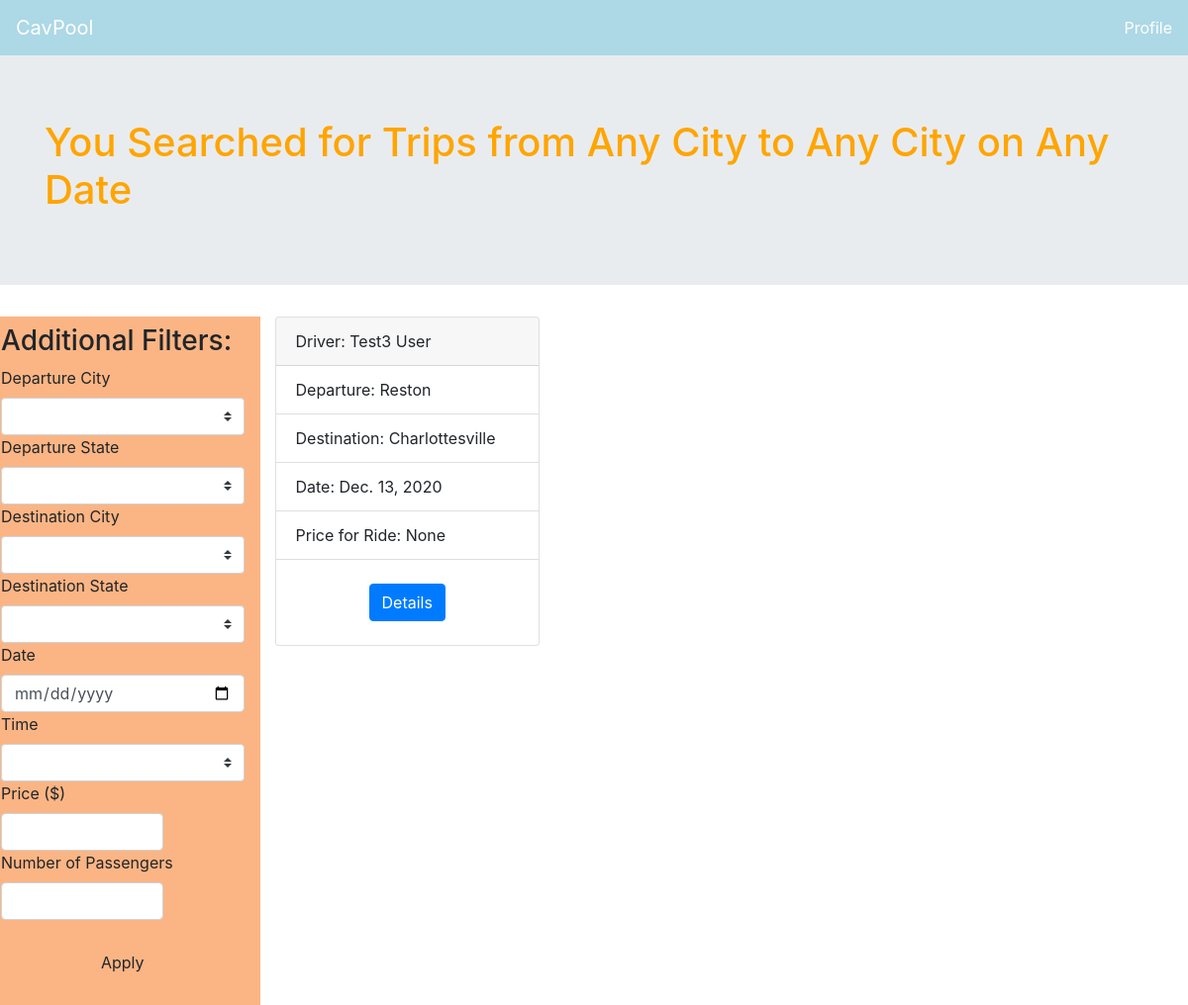
Screenshot of /search with the database file from the repository.
### Rideshare_app/models.py (models this page shows)
class Ride(models.Model):
    departure_location = models.CharField(max_length = 30)
    destination_location = models.CharField(max_length = 30)
    departure_state = models.CharField(max_length = 30, null = True, blank = True)
    destination_state = models.CharField(max_length = 30, null = True, blank = True)
    date = models.DateField()
    time = models.TimeField(blank = True, null = True)
    seats = models.IntegerField(null = True, blank = True, default=1, validators=[MinValueValidator(1)])
    price = models.IntegerField(null = True, blank = True, default=0, validators=[MinValueValidator(0)])
    driver = models.ForeignKey(Driver, null = True, on_delete = models.CASCADE)
    riders = models.ManyToManyField(Rider, blank = True)
    confirmed_riders = models.ManyToManyField(Rider, blank = True, related_name = "confirmed_riders")
    pending_riders = models.ManyToManyField(Rider, blank = True, related_name = "pending_riders")

class Driver(models.Model):
    first_name = models.CharField(max_length = 30)
    last_name = models.CharField(max_length = 30)
    email = models.CharField(max_length = 100)
    venmo = models.CharField(max_length = 30, blank = True, null = True)
    phone_number = models.CharField(max_length = 20, blank = True, null = True)
    car_make = models.CharField(max_length = 30, blank = True, null = True)
    car_model = models.CharField(max_length = 30, blank = True, null = True)
    def __str__(self):
        return self.first_name + " " + self.last_name;

### Rideshare_app/views.py (the view)
# urls.py: path('search', views.search, name='search'),
def search(request):
    rides_list = Ride.objects.all()
    if request.GET.get('filter_departure_city'):
        rides_list = rides_list.filter(departure_location__iexact = request.GET.get('filter_departure_city'))
    if request.GET.get('filter_destination_city'):
        rides_list = rides_list.filter(destination_location__iexact = request.GET.get('filter_destination_city'))
    if request.GET.get('filter_date'):
        rides_list = rides_list.filter(date__gte = request.GET.get('filter_date'))
    else:
        rides_list = rides_list.filter(date__gte = timezone.now())
    filter_time = request.GET.get('filter_time')
    if filter_time == "Morning":
        rides_list = rides_list.filter(time__gte = "00:00:00", time__lte = "11:59:59")
    if filter_time == "Afternoon":
        rides_list = rides_list.filter(time__gte = "12:00:00", time__lte = "16:59:59")
    if filter_time == "Evening":
        rides_list = rides_list.filter(time__gte = "17:00:00", time__lte = "23:59:59")
    if request.GET.get('filter_price'):
        rides_list = rides_list.filter(price__lte = request.GET.get('filter_price'))
    if request.GET.get('filter_seats'):
        rides_list = rides_list.filter(seats__gte = request.GET.get('filter_seats'))
    avail_to_cities = Ride.objects.all().values('destination_location').distinct()
    avail_from_cities = Ride.objects.all().values('departure_location').distinct()
    avail_to_states = Ride.objects.all().values('destination_state').distinct()
    avail_from_states = Ride.objects.all().values('departure_state').distinct()
    context = {"rides_list" : rides_list, "avail_to_cities" : avail_to_cities, "avail_from_cities" : avail_from_cities, "avail_to_states" : avail_to_states, "avail_from_states" : avail_from_states}
    return render(request, 'Rideshare_app/search.html', context)

### Rideshare_app/templates/Rideshare_app/search.html (shortened to what this page needs)
<html>
{% load bootstrap4 %}
{% bootstrap_css %}
<head>
</head>
<body>
<nav class="navbar navbar-dark" style="background-color: lightblue">
	<a class="navbar-brand" href = "{% url 'index' %}"> CavPool</a>
	<ul class="navbar-nav">
		<li class="nav-item active">
			<a class="nav-link" href="{% url 'profile' 4 %}">Profile</a>
		</li>
	</ul>
</nav>
<div class="jumbotron jumbotron-fluid" style="background-color: #e9ecef; color: orange;">
	<div class="container">
		<h1>You Searched for Trips from
			<span id="departure_city">Any City</span> to
			<span id="destination_city">Any City</span> on
			<span id="date">Any Date</span>
		</h1>
	</div>
</div>
<div class="row">
	<div class="col-sm-3 row">
		<nav class="navbar navbar-dark" style="background-color: #fbb584">
			<ul class="navbar-nav">
				<li class="nav-item">
					<form action="/search" method="get">
						<h3>Additional Filters:</h3>
						<label>Departure City</label>
							<select name="filter_departure_city" class="custom-select" id = "filter_departure_city">
								<option></option>
								{% for city in avail_from_cities %}
									<option value="{{city.departure_location}}">{{city.departure_location}}</option>
								{% endfor %}
							  </select>
						<label>Departure State</label>
							<select name="filter_departure_state" class="custom-select" id = "filter_departure_state">
								<option></option>
								{% for state in avail_from_states %}
									<option value="{{state.departure_state}}">{{state.departure_state}}</option>
								{% endfor %}
							  </select>
						<label>Destination City</label>
							<select name="filter_destination_city" class="custom-select" id = "filter_destination_city">
								<option></option>
								{% for city in avail_to_cities %}
									<option value="{{city.destination_location}}">{{city.destination_location}}</option>
								{% endfor %}
							  </select>
						<label>Destination State</label>
							<select name="filter_destination_state" class="custom-select" id = "filter_destination_state">
								<option></option>
							    {% for state in avail_to_states %}
									<option value="{{state.destination_state}}">{{state.destination_state}}</option>
								{% endfor %}
							  </select>
						<label>Date</label>
							<input type="date" name="filter_date" class="form-control" id = "filter_date">
						<label>Time</label>
							<select name="filter_time" class="custom-select" id = "filter_time">
								<option></option>
								<option value="Morning">12am-11:59am</option>
							</select>
						<label>Price ($)</label>
							<input type="number" name="filter_price" class="col-sm-8 form-control" min="0" id = "filter_price">
						<label>Number of Passengers</label>
							<input type="number" value=""  name="filter_seats" class="col-sm-8 form-control" min="0" max="10" id = filter_seats>
						<div class = "text-center mt-4">
							<button type="submit" class="btn">Apply</button>
						</div>
					</form>
				</li>
			</ul>
		</nav>
	</div>
	<div class="col-sm-9 row">
		{% for ride in rides_list %}
			<div class="col-sm-4">
				<div class="card">
					<div class="card-header">Driver: {{ride.driver}}</div>
					<ul class="list-group list-group-flush">
						<li class="list-group-item">Departure: {{ride.departure_location}}</li>
						<li class="list-group-item">Destination: {{ride.destination_location}}</li>
						<li class="list-group-item">Date: {{ride.date}}</li>
						<li class ="list-group-item">Price for Ride: {{ride.price}} </li>
					</ul>
						<div class = "text-center mt-4">
							<a href="{% url 'ride' ride.id %}" class="btn btn-primary">Details</a>
					</div>
					<br>
				</div>
			</div>
		{% endfor %}
	</div>
</div>
</body>
</html>

### rows the page displays
Ride: driver "Test3 User", departure_location "Reston", destination_location "Charlottesville", date "Dec. 13, 2020", price "None"
